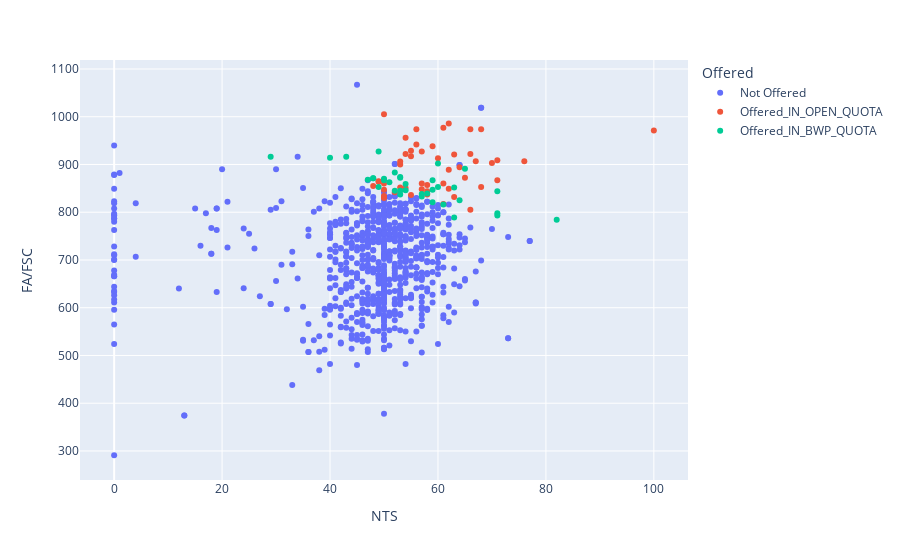

Write notebook code for a chart like this one.
### Code cell
# Visulize BSIT Applicants
import plotly.express as px
import pandas as pd
df = pd.read_csv('dataset/fall17/fall-17-bsit-applicants.csv')
#print(df.columns)
fig = px.scatter(df, x="NTS", y="FA/FSC",color="Offered",hover_data=['Domicile'])
fig.show()

### Figure 1 — Plotly figure (JSON) as saved in the notebook; plotly's stock layout.template omitted (floating-point values rounded to 4 significant figures; data arrays with more than 128 entries replaced by an {"elided": "..."} marker saying what was removed)
{"data": [{"customdata": {"elided": "810x1 str values"}, "hovertemplate": "Offered=Not Offered<br>NTS=%{x}<br>FA/FSC=%{y}<br>Domicile=%{customdata[0]}<extra></extra>", "legendgroup": "Not Offered", "marker": {"color": "#636efa", "symbol": "circle"}, "mode": "markers", "name": "Not Offered", "showlegend": true, "type": "scatter", "x": {"elided": "810 int values"}, "xaxis": "x", "y": {"elided": "810 int values"}, "yaxis": "y"}, {"customdata": [["Bahawalpur"], ["Bahawalpur"], ["OPEN"], ["Bahawalpur"], ["Bahawalpur"], ["OPEN"], ["OPEN"], ["OPEN"], ["OPEN"], ["Bahawalpur"], ["Bahawalpur"], ["OPEN"], ["OPEN"], ["Bahawalpur"], ["OPEN"], ["OPEN"], ["Bahawalpur"], ["OPEN"], ["OPEN"], ["OPEN"], ["Bahawalpur"], ["OPEN"], ["OPEN"], ["OPEN"], ["OPEN"], ["OPEN"], ["Bahawalpur"], ["Bahawalpur"], ["OPEN"], ["Bahawalpur"], ["OPEN"], ["OPEN"], ["Bahawalpur"], ["OPEN"], ["OPEN"], ["OPEN"], ["OPEN"], ["OPEN"], ["OPEN"], ["OPEN"], ["OPEN"], ["OPEN"], ["OPEN"], ["OPEN"], ["OPEN"], ["Bahawalpur"], ["OPEN"], ["Bahawalpur"], ["Bahawalpur"], ["OPEN"]], "hovertemplate": "Offered=Offered_IN_OPEN_QUOTA<br>NTS=%{x}<br>FA/FSC=%{y}<br>Domicile=%{customdata[0]}<extra></extra>", "legendgroup": "Offered_IN_OPEN_QUOTA", "marker": {"color": "#EF553B", "symbol": "circle"}, "mode": "markers", "name": "Offered_IN_OPEN_QUOTA", "showlegend": true, "type": "scatter", "x": [63, 56, 54, 67, 76, 58, 60, 65, 66, 55, 71, 50, 61, 48, 50, 71, 56, 57, 63, 66, 50, 53, 57, 61, 54, 58, 59, 70, 58, 55, 57, 62, 61, 64, 53, 52, 68, 53, 50, 100, 50, 68, 50, 62, 49, 66, 49, 62, 54, 55], "xaxis": "x", "y": [921, 942, 922, 907, 907, 837, 913, 872, 974, 836, 909, 868, 977, 855, 1005, 867, 974, 927, 832, 805, 830, 900, 848, 860, 851, 857, 938, 903, 844, 929, 860, 849, 817, 894, 852, 842, 853, 906, 847, 971, 860, 974, 834, 889, 865, 922, 864, 986, 956, 917], "yaxis": "y"}, {"customdata": [["Bahawalpur"], ["Bahawalpur"], ["Bahawalpur"], ["Bahawalpur"], ["Bahawalpur"], ["Bahawalpur"], ["Bahawalpur"], ["Bahawalpur"], ["Bahawalpur"], ["Bahawalpur"], ["Bahawalpur"], ["Bahawalpur"], ["Bahawalpur"], ["Bahawalpur"], ["Bahawalpur"], ["Bahawalpur"], ["Bahawalpur"], ["Bahawalpur"], ["Bahawalpur"], ["Bahawalpur"], ["Bahawalpur"], ["Bahawalpur"], ["Bahawalpur"], ["Bahawalpur"], ["Bahawalpur"], ["Bahawalpur"], ["Bahawalpur"], ["Bahawalpur"], ["Bahawalpur"], ["Bahawalpur"], ["Bahawalpur"], ["Bahawalpur"], ["Bahawalpur"], ["Bahawalpur"], ["Bahawalpur"], ["Bahawalpur"]], "hovertemplate": "Offered=Offered_IN_BWP_QUOTA<br>NTS=%{x}<br>FA/FSC=%{y}<br>Domicile=%{customdata[0]}<extra></extra>", "legendgroup": "Offered_IN_BWP_QUOTA", "marker": {"color": "#00cc96", "symbol": "circle"}, "mode": "markers", "name": "Offered_IN_BWP_QUOTA", "showlegend": true, "type": "scatter", "x": [71, 52, 60, 65, 59, 59, 49, 53, 48, 48, 60, 52, 54, 82, 63, 53, 50, 64, 54, 71, 61, 40, 58, 53, 50, 49, 57, 63, 47, 53, 51, 29, 71, 43, 59, 57], "xaxis": "x", "y": [793, 883, 902, 891, 821, 847, 927, 874, 871, 871, 853, 845, 859, 784, 852, 837, 870, 825, 846, 844, 816, 914, 839, 845, 867, 853, 833, 789, 868, 872, 863, 916, 798, 916, 867, 838], "yaxis": "y"}], "layout": {"legend": {"title": {"text": "Offered"}, "tracegroupgap": 0}, "margin": {"t": 60}, "xaxis": {"anchor": "y", "domain": [0, 1], "title": {"text": "NTS"}}, "yaxis": {"anchor": "x", "domain": [0, 1], "title": {"text": "FA/FSC"}}}}
